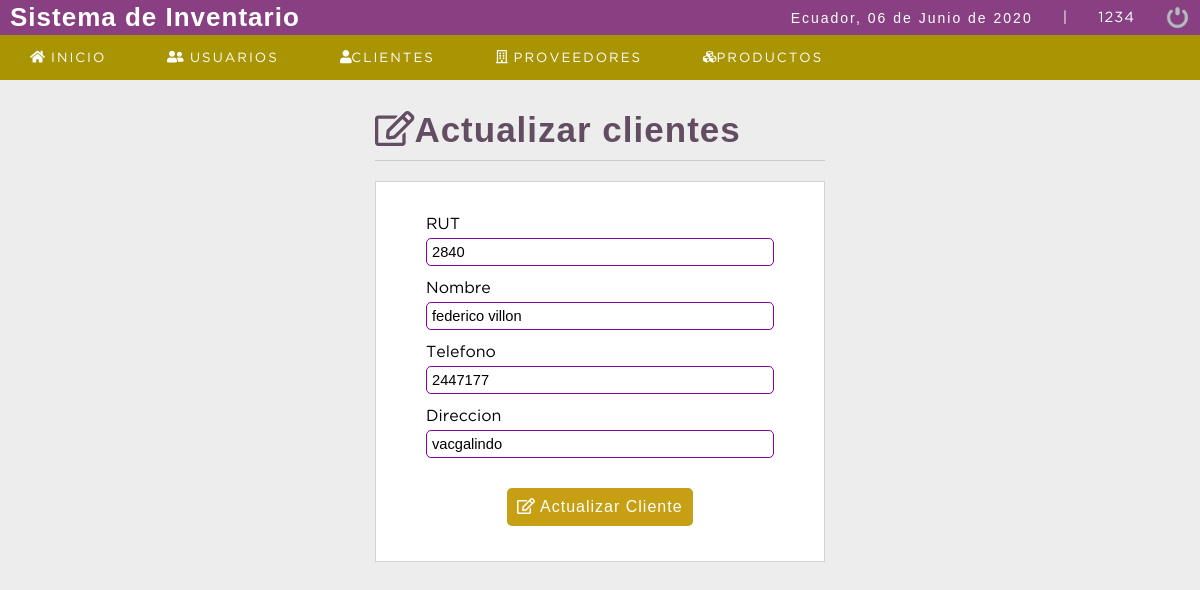
Page /bazartesis/sistema/editar_cliente.php?id=2 (signed in) on the committed database.
### tables this page shows
CREATE TABLE `cliente` (
  `idcliente` int(11) NOT NULL,
  `nit` int(11) DEFAULT NULL,
  `nombre` varchar(80) DEFAULT NULL,
  `telefono` int(11) DEFAULT NULL,
  `direccion` text DEFAULT NULL,
  `dateadd` datetime NOT NULL DEFAULT current_timestamp(),
  `usuario_id` int(11) NOT NULL,
  `estatus` int(11) NOT NULL DEFAULT 1
);

### bazartesis/sistema/editar_cliente.php (the view, shortened to what this page needs)
<?php
	include "../conexion.php";
   $idcliente = $_REQUEST['id'];
   $sql= mysqli_query($conection,"SELECT * FROM  cliente WHERE idcliente= $idcliente and estatus = 1");
   $result_sql = mysqli_num_rows($sql);
   if ($result_sql == 0) {
   		header('Location: lista_clientes.php');
   }else{
   	while ($data = mysqli_fetch_array($sql)) {
   		$nit = $data['nit'];
   		$nombre = $data['nombre'];
   		$telefono = $data['telefono'];
   		$direccion = $data['direccion'];
   	}
   }
?>
<!DOCTYPE html>
<html lang="en">
<head>
	<?php include "includes/scripts.php"; ?>
</head>
<body>
	<?php include "includes/header.php";?>
	<section id="container">
		<div class="form_register">
			<h1><i class="far fa-edit"></i>Actualizar clientes</h1>
			<hr>
			<form action="" method="post">
				<label for="nit">RUT</label>
				<input type="text" name="nit" id="nit" placeholder="Numero de NIT" value="<?php echo $nit; ?>">
				<label for="nombre">Nombre</label>
				<input type="text" name="nombre" id="nombre" placeholder="Nombre completo" value="<?php echo $nombre; ?>">
				<label for="telefono">Telefono</label>
				<input type="number" name="telefono" id="telefono"placeholder="Telefono" value="<?php echo $telefono; ?>">
				<label for="direccion">Direccion</label>
				<input type="text" name="direccion" id="direccion" placeholder="Direccion Completa" value="<?php echo $direccion; ?>">
				<button type="submit" class="btn_save"><i class="far fa-edit"></i> Actualizar Cliente</button>
			</form>
		</div>
	</section>
</body>
</html>

### bazartesis/sistema/css/style.css (style rules this page uses)
* { margin: 0; padding: 0; box-sizing: border-box; }
body { background: #ededed; }
h1, h2, h3, h4, h5, h6 { font-family: 'arial'; font-weight: bold; letter-spacing: 1px; }
h1 { font-size: 26px; }
#container { padding: 90px 15px 15px; }
.form_register { width: 450px; margin: auto; margin-top: 20px; }
.form_register h1 { color: #3c93b0; }
hr { border: 0; background: #CCC; height: 1px; margin: 10px 0; display: block; }
form { background: #FFF; margin: auto; padding: 20px 50px; border: 1px solid #d1d1d1; }
label { display: block; font-size: 12pt; font-family: 'GothamBook'; margin: 15px auto 5px auto; }
input,select { display: block; width: 100%; font-size: 11pt; padding: 5px; border: 1px solid #85029e; border-radius: 5px; }
.btn_save { font-size: 12pt; background: #c69f12; padding: 10px; color: #FFF; letter-spacing: 1px; border:0; cursor: pointer; margin: 30px auto 15px auto; display: block; border-radius: 5px; }
#container h1 { font-size: 35px; display: inline-block; color: #624d63; }

### rows in the picture
cliente: nit "2840", nombre "federico villon", telefono "2447177", direccion "vacgalindo"

### other values in the picture
fechaC() "06 de Junio de 2020"
$_SESSION['user'] "1234"
